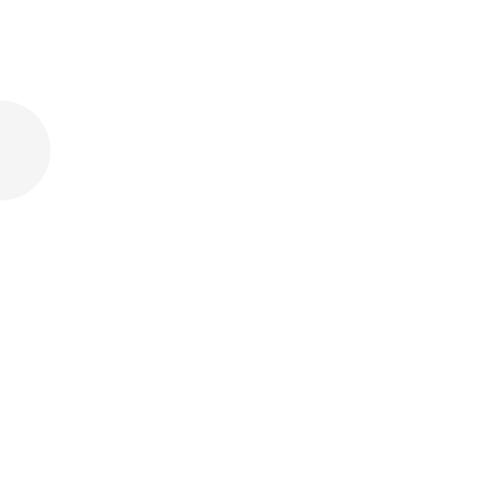
Frame 1 (no input)
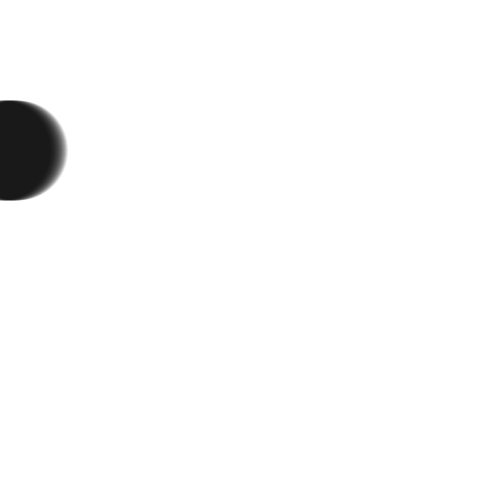
Frame 60 (the mouse pressed at the canvas centre just before this capture)
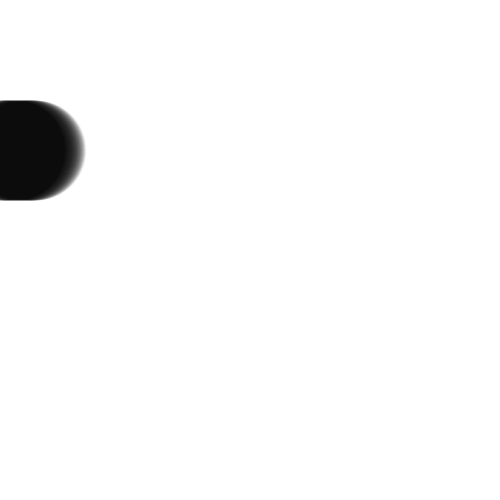
Frame 120 (the mouse held since frame 60 and released just before this capture)

The Processing sketch that drew these frames (run headless with seeded random() and noise(); from frame 60 on, the mouse is pressed at the canvas centre):

// Processing sketch: pierwszyRuch02CountWyscigi07
// ── pierwszyRuch02CountWyscigi07.pde
void setup()
{
  size(500, 500);
  strokeWeight(100);
  stroke(0, 10);
  background(255);
  frameRate(60);
}

void draw()
{
  point(frameCount*0.3, 150);
  point(frameCount-200, 350);
}
